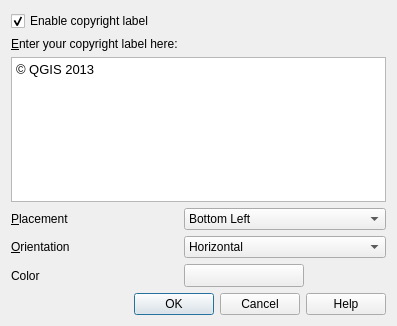
<?xml version="1.0" encoding="UTF-8"?>
<ui version="4.0">
 <class>QgsDecorationCopyrightDialog</class>
 <widget class="QDialog" name="QgsDecorationCopyrightDialog">
  <property name="geometry">
   <rect>
    <x>0</x>
    <y>0</y>
    <width>397</width>
    <height>326</height>
   </rect>
  </property>
  <property name="windowTitle">
   <string>Copyright Label Decoration</string>
  </property>
  <property name="windowIcon">
   <iconset>
    <normaloff/>
   </iconset>
  </property>
  <layout class="QGridLayout" name="gridLayout">
   <item row="0" column="0">
    <widget class="QCheckBox" name="cboxEnabled">
     <property name="text">
      <string>Enable copyright label</string>
     </property>
     <property name="checked">
      <bool>true</bool>
     </property>
    </widget>
   </item>
   <item row="1" column="0">
    <widget class="QLabel" name="label_2">
     <property name="text">
      <string>&amp;Enter your copyright label here:</string>
     </property>
     <property name="buddy">
      <cstring>txtCopyrightText</cstring>
     </property>
    </widget>
   </item>
   <item row="2" column="0" colspan="2">
    <widget class="QTextEdit" name="txtCopyrightText">
     <property name="html">
      <string>&lt;!DOCTYPE HTML PUBLIC &quot;-//W3C//DTD HTML 4.0//EN&quot; &quot;http://www.w3.org/TR/REC-html40/strict.dtd&quot;&gt;
&lt;html&gt;&lt;head&gt;&lt;meta name=&quot;qrichtext&quot; content=&quot;1&quot; /&gt;&lt;style type=&quot;text/css&quot;&gt;
p, li { white-space: pre-wrap; }
&lt;/style&gt;&lt;/head&gt;&lt;body style=&quot; font-family:'Ubuntu'; font-size:11pt; font-weight:400; font-style:normal;&quot;&gt;
&lt;p style=&quot; margin-top:0px; margin-bottom:0px; margin-left:0px; margin-right:0px; -qt-block-indent:0; text-indent:0px;&quot;&gt;&lt;span style=&quot; font-family:'Verdana'; font-size:10pt;&quot;&gt;© QGIS 2013&lt;/span&gt;&lt;/p&gt;&lt;/body&gt;&lt;/html&gt;</string>
     </property>
    </widget>
   </item>
   <item row="3" column="0">
    <widget class="QLabel" name="textLabel16">
     <property name="text">
      <string>&amp;Placement</string>
     </property>
     <property name="buddy">
      <cstring>cboPlacement</cstring>
     </property>
    </widget>
   </item>
   <item row="3" column="1">
    <widget class="QComboBox" name="cboPlacement">
     <item>
      <property name="text">
       <string>Bottom Left</string>
      </property>
     </item>
     <item>
      <property name="text">
       <string>Top Left</string>
      </property>
     </item>
     <item>
      <property name="text">
       <string>Bottom Right</string>
      </property>
     </item>
     <item>
      <property name="text">
       <string>Top Right</string>
      </property>
     </item>
    </widget>
   </item>
   <item row="4" column="0">
    <widget class="QLabel" name="textLabel15">
     <property name="text">
      <string>&amp;Orientation</string>
     </property>
     <property name="buddy">
      <cstring>cboOrientation</cstring>
     </property>
    </widget>
   </item>
   <item row="4" column="1">
    <widget class="QComboBox" name="cboOrientation">
     <item>
      <property name="text">
       <string>Horizontal</string>
      </property>
     </item>
     <item>
      <property name="text">
       <string>Vertical</string>
      </property>
     </item>
    </widget>
   </item>
   <item row="5" column="0">
    <widget class="QLabel" name="label">
     <property name="text">
      <string>Color</string>
     </property>
    </widget>
   </item>
   <item row="5" column="1">
    <layout class="QHBoxLayout" name="horizontalLayout">
     <item>
      <widget class="QgsColorButtonV2" name="pbnColorChooser">
       <property name="minimumSize">
        <size>
         <width>120</width>
         <height>0</height>
        </size>
       </property>
       <property name="maximumSize">
        <size>
         <width>120</width>
         <height>16777215</height>
        </size>
       </property>
       <property name="text">
        <string/>
       </property>
      </widget>
     </item>
     <item>
      <spacer name="horizontalSpacer">
       <property name="orientation">
        <enum>Qt::Horizontal</enum>
       </property>
       <property name="sizeHint" stdset="0">
        <size>
         <width>40</width>
         <height>20</height>
        </size>
       </property>
      </spacer>
     </item>
    </layout>
   </item>
   <item row="6" column="0" colspan="2">
    <widget class="QDialogButtonBox" name="buttonBox">
     <property name="orientation">
      <enum>Qt::Horizontal</enum>
     </property>
     <property name="standardButtons">
      <set>QDialogButtonBox::Cancel|QDialogButtonBox::Help|QDialogButtonBox::Ok</set>
     </property>
    </widget>
   </item>
  </layout>
 </widget>
 <layoutdefault spacing="6" margin="11"/>
 <customwidgets>
  <customwidget>
   <class>QgsColorButtonV2</class>
   <extends>QToolButton</extends>
   <header>qgscolorbuttonv2.h</header>
   <container>1</container>
  </customwidget>
 </customwidgets>
 <tabstops>
  <tabstop>cboxEnabled</tabstop>
  <tabstop>txtCopyrightText</tabstop>
  <tabstop>cboPlacement</tabstop>
  <tabstop>cboOrientation</tabstop>
  <tabstop>pbnColorChooser</tabstop>
  <tabstop>buttonBox</tabstop>
 </tabstops>
 <resources/>
 <connections/>
</ui>
